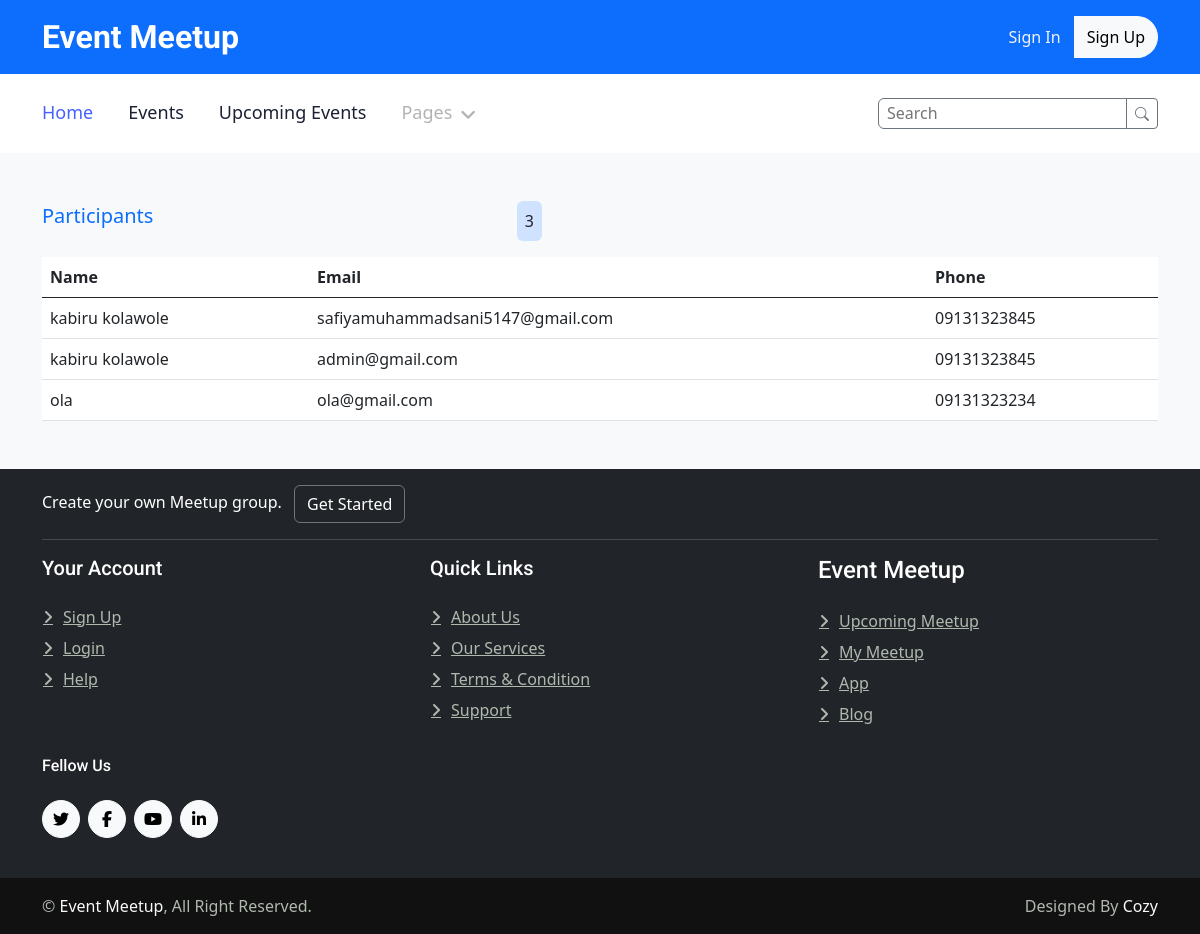
Screenshot of /participants/7 with the database file from the repository.
### meetup/models.py (models this page shows, shortened)
class Participant(models.Model):
    email = models.EmailField()
    name = models.CharField(max_length=200, blank=True, null=True)
    phone = models.CharField(max_length=15, blank=True, null=True)

### meetup/views.py (the view)
# urls.py: path('participants/<int:meetupid>', views.participants, name='view-participants'),
def participants(request, meetupid):
    meetup = Meetup.objects.get(id=meetupid)
    participant=meetup.participant.all().order_by('-id')
    count = participant.count()
    context ={
        'meetup': meetup,
        'participants': participant,
        'counts': count,
    }
    return render(request, 'meetup/participant.html', context)

### meetup/templates/meetup/participant.html (shortened to what this page needs)
{% extends 'meetup/partials/base.html' %}
{% load static %}
{% block content %}
<div class="container-xxl pt-5">
    <div class="container">
        <div class="text-center text-md-start pb-5 pb-md-0 wow fadeInUp " data-wow-delay="0.1s"
            style="max-width: 500px;">
            <div class="d-flex">
                <p class="fs-5 fw-medium text-primary">Participants</p>
                <p class="fs-5 barge  bg-primary-subtle rounded p-2 fs-6 ms-auto">{{counts}}</p>
            </div>
        </div>
        <div class=" wow fadeInUp table-responsive-md">
            <table class="table ">
                <thead>
                    <tr>
                        <th>Name</th>
                        <th>Email</th>
                        <th>Phone</th>
                    </tr>
                </thead>
                <tbody>
                    {% for participant in participants%}
                    <tr>
                        <td>{{participant.name}}</td>
                        <td>{{participant.email}}</td>
                        <td>{{participant.phone}}</td>
                    </tr>
                    {% endfor %}
                </tbody>
            </table>
        </div>
    </div>
</div>
{% endblock content %}

### meetup/static/meetup/css/style.css (style rules this page uses)
:root { --primary: #4761FF; --secondary: #555555; --light: #F1F3FA; --dark: #1C2035; }
.fw-medium { font-weight: 500; }

### rows the page displays
Participant: name "kabiru kolawole", email "safiyamuhammadsani5147@gmail.com", phone "09131323845"
Participant: name "kabiru kolawole", email "admin@gmail.com", phone "09131323845"
Participant: name "ola", email "ola@gmail.com", phone "09131323234"

### other values shown
{{ counts }} "3"
